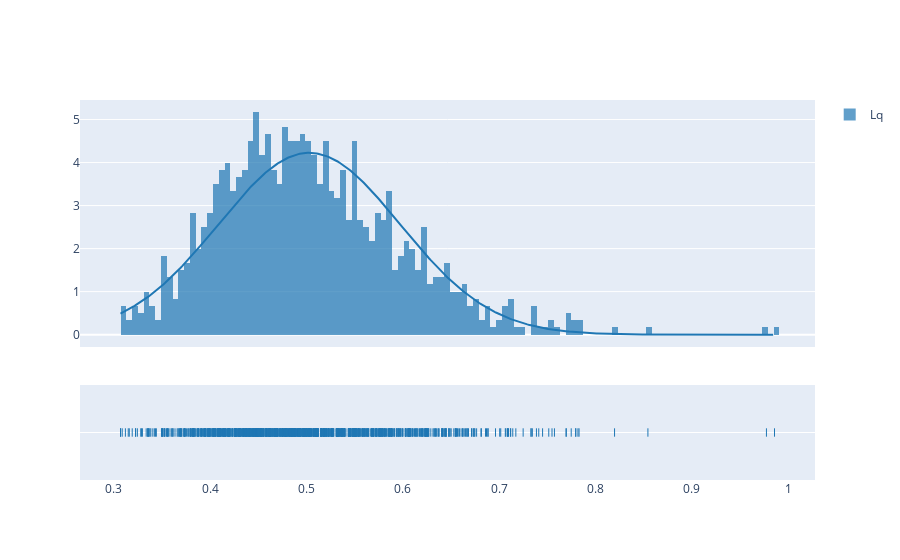

The notebook cell this image was saved under:
### Markdown cell above
### Dados Antigos

### Code cell
fig = ff.create_distplot([data_ic['Lq']['Amostras']], ['Lq'], curve_type='normal', bin_size=0.006)
fig.show()

### Figure 1 — Plotly figure (JSON) as saved in the notebook; plotly's stock layout.template omitted (floating-point values rounded to 4 significant figures; data arrays with more than 128 entries replaced by an {"elided": "..."} marker saying what was removed)
{"data": [{"autobinx": false, "histnorm": "probability density", "legendgroup": "Lq", "marker": {"color": "rgb(31, 119, 180)"}, "name": "Lq", "opacity": 0.7, "type": "histogram", "x": {"elided": "1000 float values"}, "xaxis": "x", "xbins": {"end": 0.9859, "size": 0.006, "start": 0.3069}, "yaxis": "y"}, {"legendgroup": "Lq", "marker": {"color": "rgb(31, 119, 180)"}, "mode": "lines", "name": "Lq", "showlegend": false, "type": "scatter", "x": {"elided": "500 float values"}, "xaxis": "x", "y": {"elided": "500 float values"}, "yaxis": "y"}, {"legendgroup": "Lq", "marker": {"color": "rgb(31, 119, 180)", "symbol": "line-ns-open"}, "mode": "markers", "name": "Lq", "showlegend": false, "type": "scatter", "x": {"elided": "1000 float values"}, "xaxis": "x", "y": {"elided": "1000 str values"}, "yaxis": "y2"}], "layout": {"barmode": "overlay", "hovermode": "closest", "legend": {"traceorder": "reversed"}, "xaxis": {"anchor": "y2", "domain": [0, 1], "zeroline": false}, "yaxis": {"anchor": "free", "domain": [0.35, 1], "position": 0}, "yaxis2": {"anchor": "x", "domain": [0, 0.25], "dtick": 1, "showticklabels": false}}}
